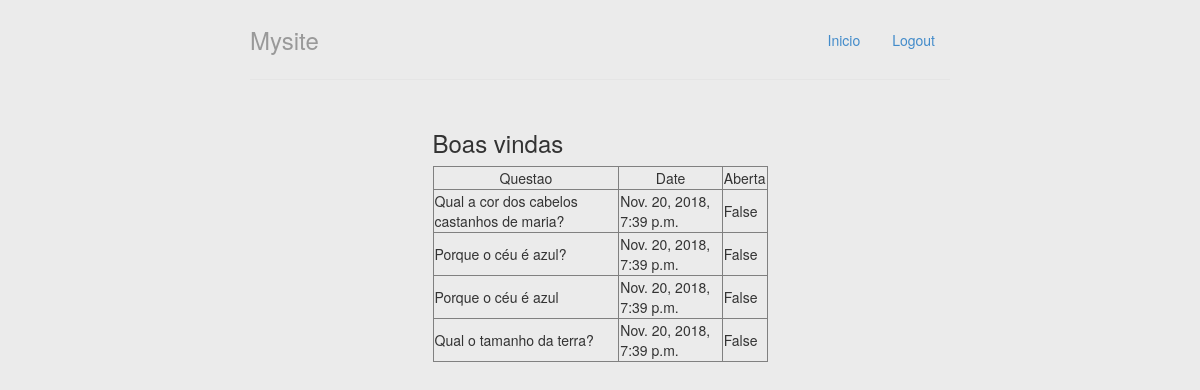
The app's page /index/ with its own data.
### pools/models.py (models this page shows, shortened)
class Question(models.Model):
    question_text = models.CharField(max_length=255, null= False, blank= False )
    closed = models.BooleanField(default=False)
    pub_date = models.DateTimeField(auto_now_add=True)

### pools/views.py (the view)
# urls.py: path('index/', views.index),
def index(requests):
    questoes = Question.objects.order_by("-pub_date")
    return render(requests, "index.html", {"questoes": questoes})

### pools/templates/index.html
{% extends "base.html" %}
{% block body %}
<h3>Boas vindas</h3>
    <table border="1">
        <tr align="center">
            <td>Questao</td>
            <td>Date</td>
            <td>Aberta</td>
        </tr>
        {%for questao in questoes%}
            <tr>
                <td>
                 {{questao.question_text}}
                </td>
                <td>
                 {{questao.pub_date}}
                </td>
                <td>
                 {{questao.closed}}
                </td>
            </tr>
        {%endfor%}
    </table>
{% endblock %}

### pools/templates/base.html (shortened to what this page needs)
{% load staticfiles %}
<!DOCTYPE html>
<html lang = "pt-BR">
<head>
	<link href="{% static "styles/bootstrap.css" %} "rel = "stylesheet"/>
	<link href="{% static "styles/main.css" %}"
		  rel = "stylesheet"/>
</head>
<body style="padding-left: 70px;padding-right: 70px; background-color: #ebebeb">
	<div class="container">
		<div class=" header">
			<ul class = "nav nav-pills pull-right">
				<li><a href = "#">Inicio</a></li>
				<li><a href = "/logout/">Logout</a></li>
			</ul>
			<h3 class = "text-muted">Mysite</h3>
		</div>
		<div class="row">
			<nav class="col-md-3">
			</nav>
			<div class="col-md-6" role="main">
				{% block body %}
				{% endblock %}
			</div>
			<aside role="complementary" class="col-md-3">
			</aside>
		</div>
	</div>
</body>
</html>

### pools/static/styles/main.css (style rules this page uses)
body { padding-top: 20px; padding-bottom: 20px; }
.header, .content, .footer { padding-left: 15px; padding-right: 15px; }
.header { border-bottom: 1px solid #e5e5e5; }
.header h3 { margin-top: 0; margin-bottom: 0; line-height: 40px; padding-bottom: 19px; }
@media (min-width: 768px) { .container { max-width: 730px; } }
@media screen and (min-width: 768px) { .header, .content, .footer { padding-left: 0; padding-right: 0; } }
@media screen and (min-width: 768px) { .header { margin-bottom: 30px; } }

### records on screen
Question: question_text "Qual a cor dos cabelos castanhos de maria?", pub_date "Nov. 20, 2018, 7:39 p.m.", closed "False"
Question: question_text "Porque o céu é azul?", pub_date "Nov. 20, 2018, 7:39 p.m.", closed "False"
Question: question_text "Porque o céu é azul", pub_date "Nov. 20, 2018, 7:39 p.m.", closed "False"
Question: question_text "Qual o tamanho da terra?", pub_date "Nov. 20, 2018, 7:39 p.m.", closed "False"
